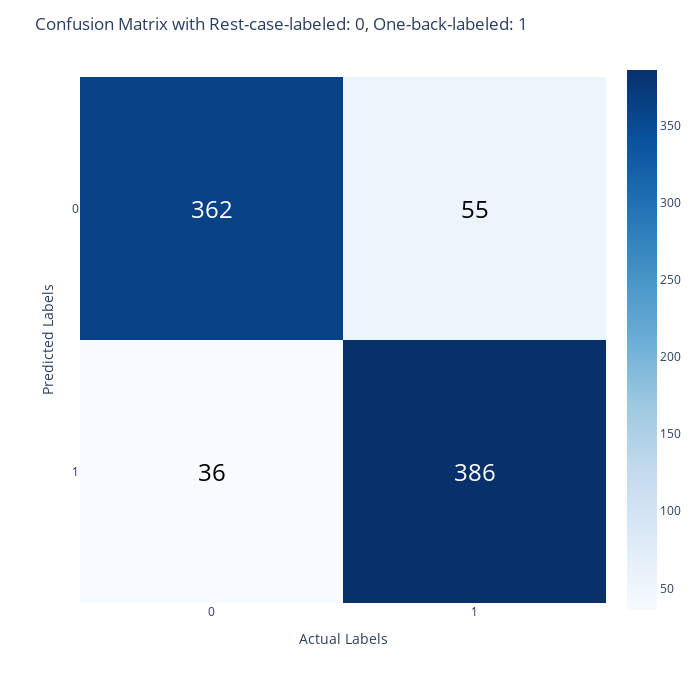
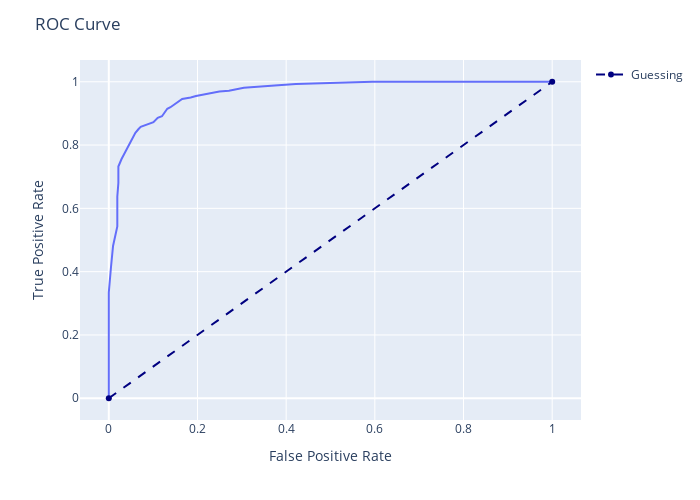

Notebook cell for these charts, in order:
### Code cell
metrics(etc)

### Figure 1 — Plotly figure (JSON) as saved in the notebook; plotly's stock layout.template omitted (floating-point values rounded to 4 significant figures)
{"data": [{"coloraxis": "coloraxis", "hovertemplate": "x: %{x}<br>y: %{y}<br>color: %{z}<extra></extra>", "name": "0", "type": "heatmap", "xaxis": "x", "yaxis": "y", "z": [[362, 55], [36, 386]]}], "layout": {"annotations": [{"font": {"color": "white", "size": 24}, "showarrow": false, "text": "362", "x": 0, "y": 0}, {"font": {"color": "black", "size": 24}, "showarrow": false, "text": "55", "x": 1, "y": 0}, {"font": {"color": "black", "size": 24}, "showarrow": false, "text": "36", "x": 0, "y": 1}, {"font": {"color": "white", "size": 24}, "showarrow": false, "text": "386", "x": 1, "y": 1}], "coloraxis": {"colorscale": [[0, "rgb(247,251,255)"], [0.125, "rgb(222,235,247)"], [0.25, "rgb(198,219,239)"], [0.375, "rgb(158,202,225)"], [0.5, "rgb(107,174,214)"], [0.625, "rgb(66,146,198)"], [0.75, "rgb(33,113,181)"], [0.875, "rgb(8,81,156)"], [1, "rgb(8,48,107)"]]}, "font": {"size": 12}, "height": 700, "margin": {"t": 60}, "title": {"text": "Confusion Matrix with Rest-case-labeled: 0, One-back-labeled: 1"}, "width": 700, "xaxis": {"anchor": "y", "constrain": "domain", "domain": [0, 1], "dtick": 1, "scaleanchor": "y", "tick0": 0, "title": {"text": "Actual Labels"}}, "yaxis": {"anchor": "x", "autorange": "reversed", "constrain": "domain", "domain": [0, 1], "dtick": 1, "tick0": 0, "title": {"text": "Predicted Labels"}}}}

### Figure 2 — Plotly figure (JSON) as saved in the notebook; plotly's stock layout.template omitted (floating-point values rounded to 4 significant figures)
{"data": [{"hovertemplate": "x=%{x}<br>y=%{y}<extra></extra>", "legendgroup": "", "line": {"color": "#636efa", "dash": "solid"}, "marker": {"symbol": "circle"}, "mode": "lines", "name": "", "orientation": "v", "showlegend": false, "type": "scatter", "x": [0, 0, 0, 0, 0, 0, 0, 0, 0.004796, 0.009592, 0.01918, 0.01918, 0.01918, 0.02158, 0.02158, 0.02158, 0.02878, 0.04077, 0.05036, 0.05995, 0.06715, 0.07194, 0.1007, 0.1103, 0.1199, 0.1319, 0.1391, 0.1535, 0.1655, 0.1847, 0.1966, 0.2494, 0.271, 0.3046, 0.3429, 0.3741, 0.4221, 0.482, 0.5108, 0.5635, 0.5947, 0.6331, 0.6859, 0.801, 0.8513, 0.9065, 0.9424, 0.9712, 1], "xaxis": "x", "y": [0, 0.02133, 0.04739, 0.06398, 0.1185, 0.1919, 0.2701, 0.3341, 0.4123, 0.481, 0.5427, 0.5877, 0.6374, 0.6801, 0.7085, 0.7322, 0.7559, 0.7867, 0.8152, 0.8389, 0.8507, 0.8578, 0.872, 0.8863, 0.891, 0.9147, 0.9194, 0.9336, 0.9455, 0.9502, 0.955, 0.9692, 0.9716, 0.981, 0.9858, 0.9882, 0.9929, 0.9953, 0.9976, 1, 1, 1, 1, 1, 1, 1, 1, 1, 1], "yaxis": "y"}, {"line": {"color": "navy", "dash": "dash"}, "name": "Guessing", "type": "scatter", "x": [0, 1], "y": [0, 1]}], "layout": {"height": 500, "legend": {"tracegroupgap": 0}, "margin": {"t": 60}, "title": {"text": "ROC Curve"}, "width": 700, "xaxis": {"anchor": "y", "domain": [0, 1], "title": {"text": "False Positive Rate"}}, "yaxis": {"anchor": "x", "domain": [0, 1], "title": {"text": "True Positive Rate"}}}}
